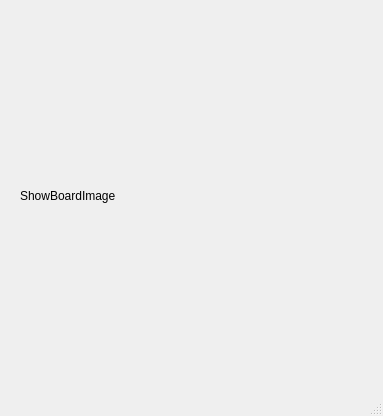
<?xml version="1.0" encoding="UTF-8"?>
<ui version="4.0">
 <class>MainWindow</class>
 <widget class="QMainWindow" name="MainWindow">
  <property name="geometry">
   <rect>
    <x>0</x>
    <y>0</y>
    <width>383</width>
    <height>416</height>
   </rect>
  </property>
  <property name="windowTitle">
   <string>MainWindow</string>
  </property>
  <widget class="QWidget" name="centralwidget">
   <widget class="QLabel" name="label">
    <property name="geometry">
     <rect>
      <x>20</x>
      <y>10</y>
      <width>351</width>
      <height>371</height>
     </rect>
    </property>
    <property name="text">
     <string>ShowBoardImage</string>
    </property>
   </widget>
  </widget>
  <widget class="QMenuBar" name="menubar">
   <property name="geometry">
    <rect>
     <x>0</x>
     <y>0</y>
     <width>383</width>
     <height>21</height>
    </rect>
   </property>
  </widget>
  <widget class="QStatusBar" name="statusbar"/>
 </widget>
 <resources/>
 <connections/>
</ui>
